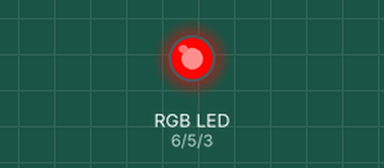
This sketch was run on a simulated Arduino Uno, built with avr-gcc and run on an emulated ATmega328P. Parts: an RGB LED mixed from three pins (HIGH = lit). Dim RGB values are drawn brighter than linear.

Above: at 0.05 s.
At 0.95 s:
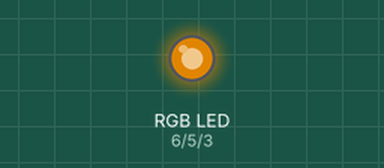
At 1.8 s:
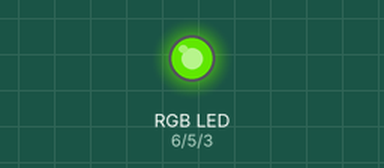
At 3.6 s:
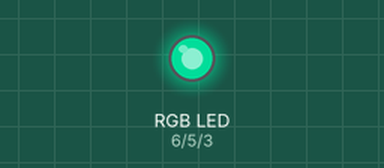
At 5.35 s:
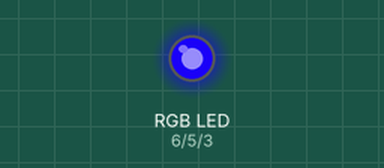
At 7.15 s:
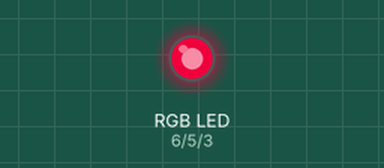
Timing chart, 0 to 10.0 s (numbered marks = the images above):
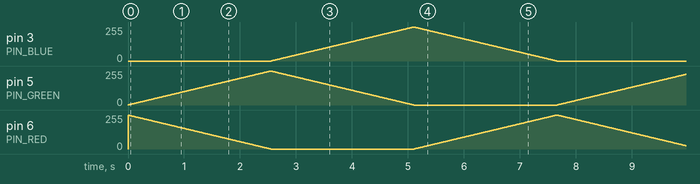

The sketch:

pwd_rgb_led_blink.ino
```cpp
// Define Pins
#define PIN_BLUE 3
#define PIN_GREEN 5
#define PIN_RED 6
#define DELAY_TEN_MILLISECONDS 10 // fading time between colors

// define variables
int redValue;
int greenValue;
int blueValue;

void setup() {
  // put your setup code here, to run once:
  pinMode(PIN_RED, OUTPUT);
  pinMode(PIN_GREEN, OUTPUT);
  pinMode(PIN_BLUE, OUTPUT);
  digitalWrite(PIN_RED, HIGH);
  digitalWrite(PIN_GREEN, LOW);
  digitalWrite(PIN_BLUE, LOW);

}

void loop() {
  // put your main code here, to run repeatedly:
  redValue = 255; // choose a value between 1 and 255 to change the color.
  greenValue = 0;
  blueValue = 0;

  Serial.println("Step 1");
  for(int i = 0; i < 255; i += 1) // fades out PIN_RED bring PIN_GREEN full when i=255
  {
    redValue -= 1;
    greenValue += 1;
    // The following was reversed, counting in the wrong directions
    // analogWrite(PIN_RED, 255 - redValue);
    // analogWrite(PIN_GREEN, 255 - greenValue);
    analogWrite(PIN_RED, redValue);
    analogWrite(PIN_GREEN, greenValue);
    delay(DELAY_TEN_MILLISECONDS);
  }

  Serial.println("Step 2");
  redValue = 0;
  greenValue = 255;
  blueValue = 0;
  for(int i = 0; i < 255; i += 1) // fades out PIN_GREEN bring blue full when i=255
  {
    greenValue -= 1;
    blueValue += 1;
    // The following was reversed, counting in the wrong directions
    // analogWrite(PIN_GREEN, 255 - greenValue);
    // analogWrite(PIN_BLUE, 255 - blueValue);
    analogWrite(PIN_GREEN, greenValue);
    analogWrite(PIN_BLUE, blueValue);
    delay(DELAY_TEN_MILLISECONDS);
  }

  Serial.println("Step 3");
  redValue = 0;
  greenValue = 0;
  blueValue = 255;

  for(int i = 0; i < 255; i += 1) // fades out blue bring PIN_RED full when i=255
  {
    // The following code has been rearranged to match the other two similar sections
    blueValue -= 1;
    redValue += 1;
    // The following was reversed, counting in the wrong directions
    // analogWrite(PIN_BLUE, 255 - blueValue);
    // analogWrite(PIN_RED, 255 - redValue);
    analogWrite(PIN_BLUE, blueValue);
    analogWrite(PIN_RED, redValue);
    delay(DELAY_TEN_MILLISECONDS);
  }

}
```
